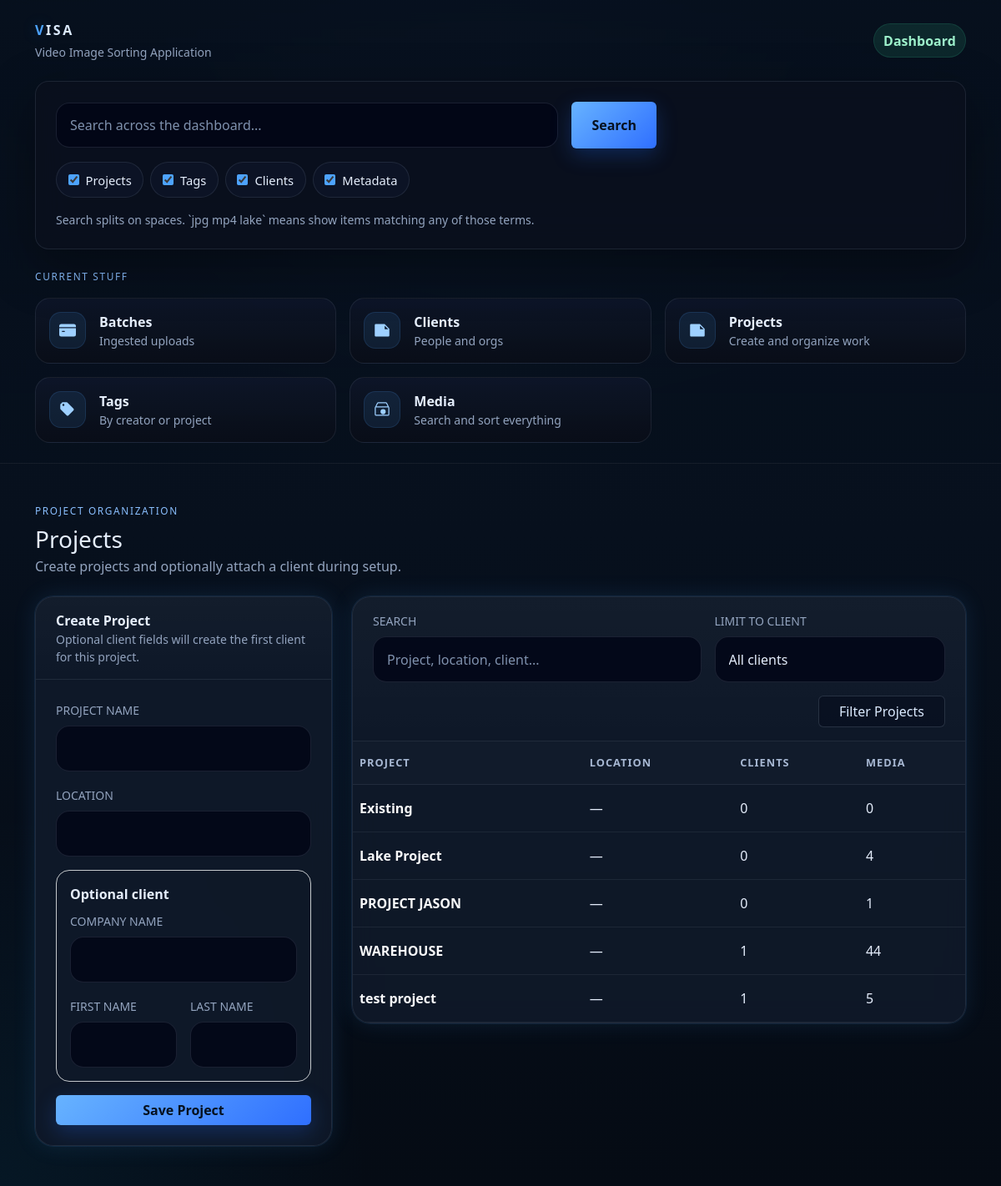
Page /dashboard/projects/ on the earlier database version.
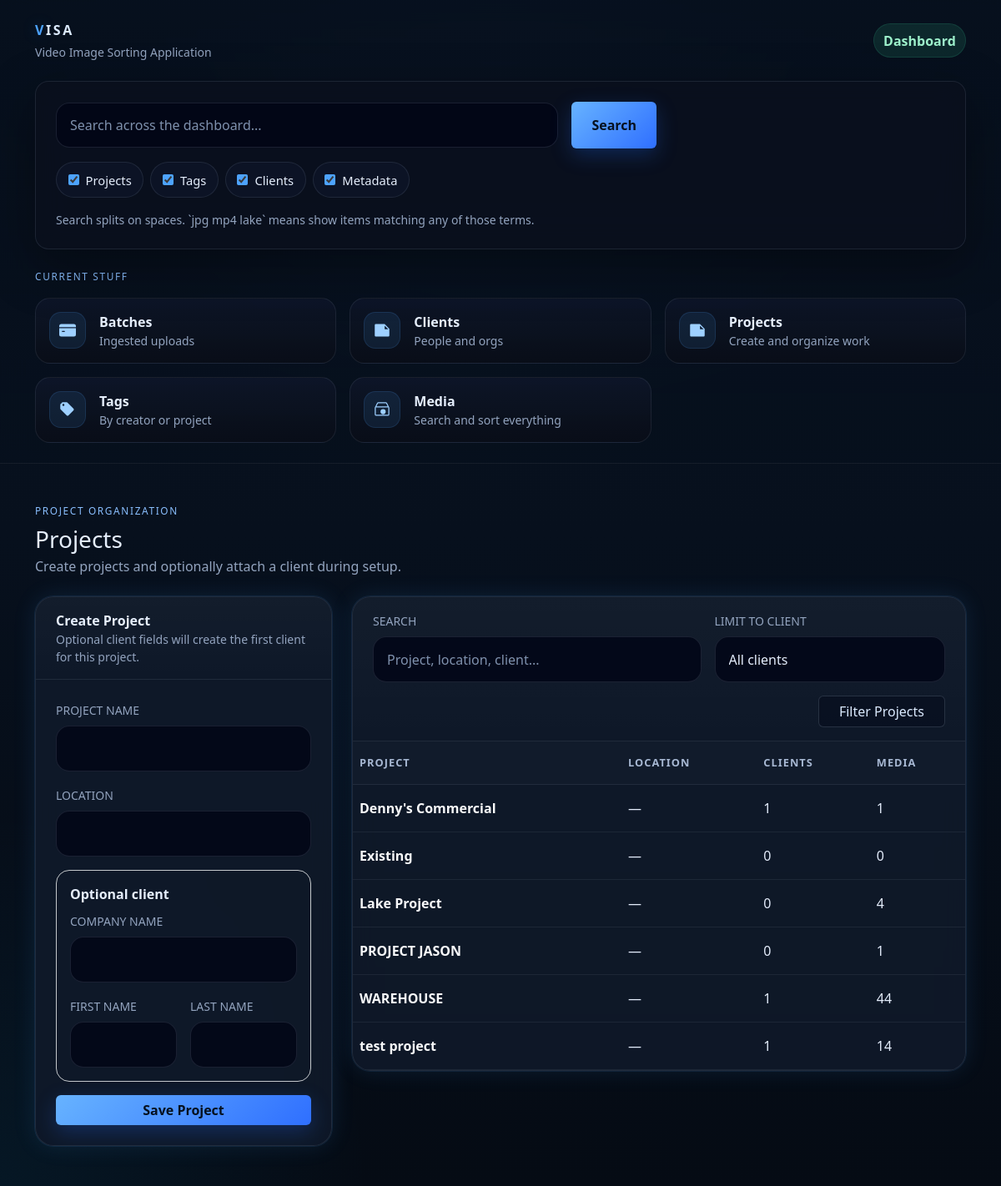
Same page on the later database version.
### base/models.py (models this page shows, shortened)
class Project(models.Model):
    name = models.CharField(max_length=90)
    location = models.CharField(max_length=90, blank=True)
    start_date = models.DateField(null=True, blank=True)
    end_date = models.DateField(null=True, blank=True)
    users = models.ManyToManyField(
        settings.AUTH_USER_MODEL,
        through="ProjectUser",
        related_name="projects",
        blank=True,
    )

### base/views.py (the view, shortened to what this page needs)
# urls.py: path("dashboard/projects/", views.dashboard_projects, name="dashboard_projects"),
def dashboard_projects(request):
    q = (request.GET.get("q") or "").strip()
    client_id = (request.GET.get("client_id") or "").strip()
    projects = (
        Project.objects.annotate(
            media_total=Count("media", distinct=True),
            client_total=Count("customers", distinct=True),
        )
        .order_by("name")
    )
    terms = _search_terms(q)
    if client_id.isdigit():
        projects = projects.filter(customers__id=int(client_id)).distinct()
    return render(
        request,
        "base/dashboard_projects.html",
        {
            "projects": projects,
            "clients": Customer.objects.select_related("project").order_by("company_name", "last_name", "first_name"),
            "filters": {"q": q, "client_id": client_id},
            **_base_context(),
        },
    )

### base/views.py (called while the page is built)
def _empty_search_state():
    return {
        "q": "",
        "terms": [],
        "projects": True,
        "tags": True,
        "clients": True,
        "metadata": True,
    }

def _search_terms(query):
    cleaned = []
    seen = set()
    for raw_term in (query or "").split():
        term = raw_term.strip().lower().lstrip(".")
        if term and term not in seen:
            seen.add(term)
            cleaned.append(term)
    return cleaned

def _base_context(search_state=None):
    return {
        "search_state": search_state or _empty_search_state(),
    }

### base/templates/base/dashboard_projects.html (shortened to what the changed rows need)
{% extends "base/base.html" %}
{% block content %}
  <div class="d-flex flex-wrap justify-content-between align-items-center gap-3 mb-4">
    <div>
      <h1 class="h3 mb-1">Projects</h1>
    </div>
  </div>
  <div class="row g-4">
    <div class="col-12 col-xl-8">
      <div class="visa-glass-soft card-visa">
        <div class="table-responsive">
          <table class="table table-visa table-hover align-middle mb-0">
            <thead>
              <tr>
                <th>Project</th>
                <th>Location</th>
                <th>Clients</th>
                <th>Media</th>
              </tr>
            </thead>
            <tbody>
              {% for project in projects %}
                <tr>
                  <td>
                    <a href="{% url 'dashboard_project_detail' project.id %}" class="fw-semibold text-light text-decoration-none">
                      {{ project.name }}
                    </a>
                  </td>
                  <td>{{ project.location|default:"—" }}</td>
                  <td>{{ project.client_total }}</td>
                  <td>{{ project.media_total }}</td>
                </tr>
              {% empty %}
                <tr><td colspan="4" class="text-center py-5"><div class="muted">No projects yet.</div></td></tr>
              {% endfor %}
            </tbody>
          </table>
        </div>
      </div>
    </div>
  </div>
{% endblock %}

Differences in the rows shown:
added Project: name "Denny's Commercial", location "—", client_total "1", media_total "1"
computed for Project "test project": media_total "5" → "14"
